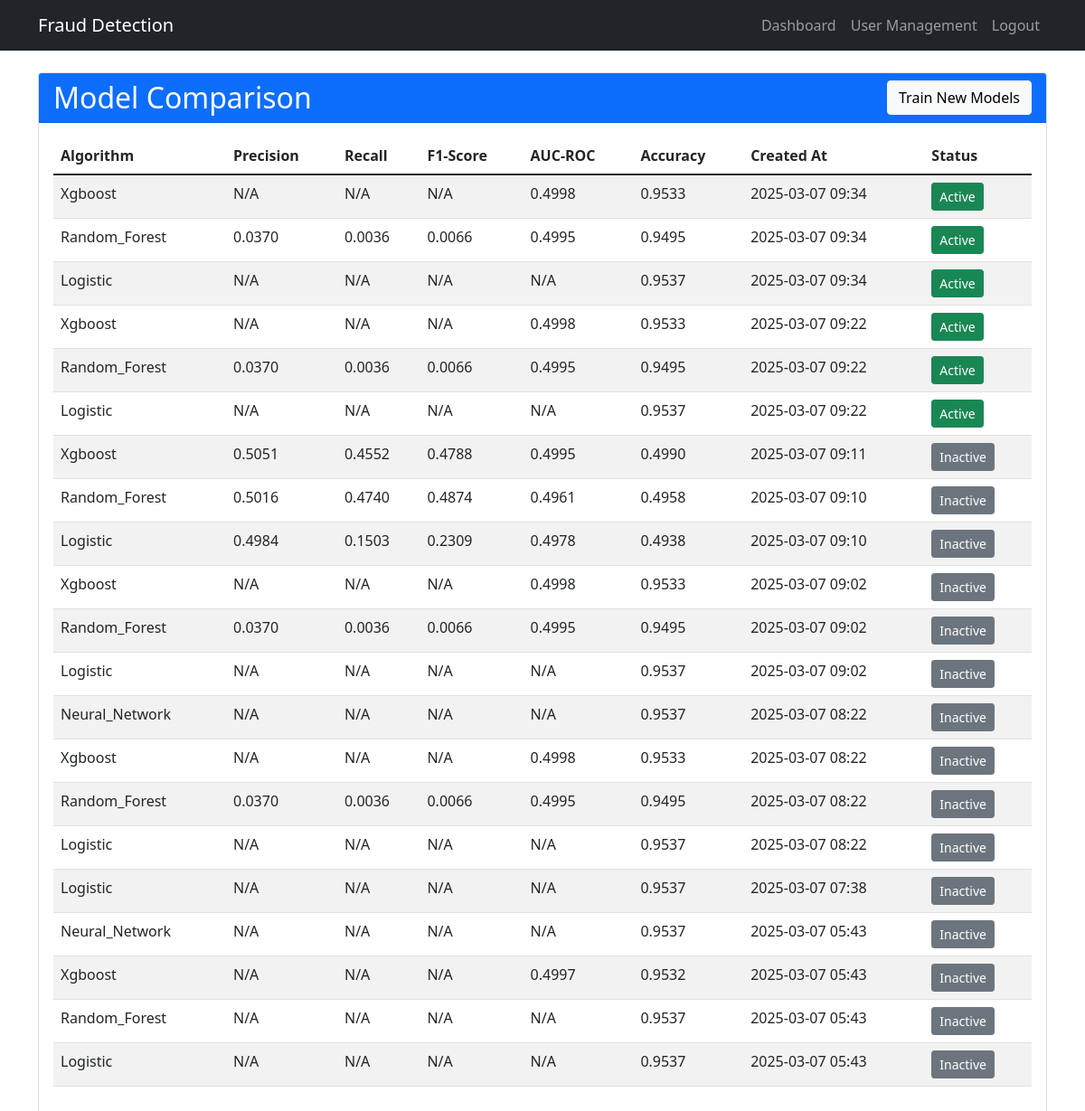
The app's page /model-comparison/ (signed in) with its own data.
### fraud_detection/models.py (models this page shows, shortened)
class TrainedModel(models.Model):
    name = models.CharField(max_length=100)
    algorithm = models.CharField(max_length=100)
    precision = models.FloatField()
    recall = models.FloatField()
    f1_score = models.FloatField()
    auc_roc = models.FloatField()
    accuracy = models.FloatField()
    created_at = models.DateTimeField(default=timezone.now)
    is_active = models.BooleanField(default=False)
    model_file = models.FileField(upload_to='models/')
    preprocessor_file = models.FileField(upload_to='models/', null=True, blank=True)

### fraud_detection/views.py (the view)
# urls.py: path('model-comparison/', views.model_comparison, name='model_comparison'),
@staff_member_required
def model_comparison(request):
    models = TrainedModel.objects.all().order_by('-created_at')
    return render(request, 'fraud_detection/model_comparison.html', {'models': models})

### fraud_detection/templates/fraud_detection/model_comparison.html (shortened to what this page needs)
{% extends 'base.html' %}
{% load static %}
{% block content %}
<div class="container mt-4">
    <div class="card">
        <div class="card-header bg-primary text-white d-flex justify-content-between align-items-center">
            <h2 class="mb-0">Model Comparison</h2>
            <a href="{% url 'train_model' %}" class="btn btn-light">Train New Models</a>
        </div>
        <div class="card-body">
            <div class="table-responsive">
                <table class="table table-striped table-hover">
                    <thead>
                        <tr>
                            <th>Algorithm</th>
                            <th>Precision</th>
                            <th>Recall</th>
                            <th>F1-Score</th>
                            <th>AUC-ROC</th>
                            <th>Accuracy</th>
                            <th>Created At</th>
                            <th>Status</th>
                        </tr>
                    </thead>
                    <tbody>
                        {% for model in models %}
                        <tr>
                            <td>{{ model.algorithm|title }}</td>
                            <td>{% if model.precision == 0 %}N/A{% else %}{{ model.precision|floatformat:4 }}{% endif %}</td>
                            <td>{% if model.recall == 0 %}N/A{% else %}{{ model.recall|floatformat:4 }}{% endif %}</td>
                            <td>{% if model.f1_score == 0 %}N/A{% else %}{{ model.f1_score|floatformat:4 }}{% endif %}</td>
                            <td>{% if model.auc_roc == 0.5 %}N/A{% else %}{{ model.auc_roc|floatformat:4 }}{% endif %}</td>
                            <td>{% if model.accuracy == 0 %}N/A{% else %}{{ model.accuracy|floatformat:4 }}{% endif %}</td>
                            <td>{{ model.created_at|date:"Y-m-d H:i" }}</td>
                            <td>
                                <button class="btn btn-sm model-status-toggle {% if model.is_active %}btn-success{% else %}btn-secondary{% endif %}"
                                        data-model-id="{{ model.id }}"
                                        data-active="{{ model.is_active|lower }}">
                                    {% if model.is_active %}Active{% else %}Inactive{% endif %}
                                </button>
                            </td>
                        </tr>
                        {% empty %}
                        <tr>
                            <td colspan="8" class="text-center">No models trained yet</td>
                        </tr>
                        {% endfor %}
                    </tbody>
                </table>
            </div>
        </div>
    </div>
</div>
{% endblock %}

### fraud_detection/templates/base.html (shortened to what this page needs)
<!DOCTYPE html>
<html lang="en">
<head>
    <link href="https://cdn.jsdelivr.net/npm/bootstrap@5.1.3/dist/css/bootstrap.min.css" rel="stylesheet">
</head>
<body>
    <nav class="navbar navbar-expand-lg navbar-dark bg-dark">
        <div class="container">
            <a class="navbar-brand" href="/">Fraud Detection</a>
            <div class="collapse navbar-collapse" id="navbarNav">
                <ul class="navbar-nav ms-auto">
                    {% if user.is_authenticated %}
                    <li class="nav-item">
                        <a class="nav-link" href="{% url 'dashboard' %}">Dashboard</a>
                    </li>
                    {% if user.is_staff %}
                    <li class="nav-item">
                        <a class="nav-link" href="{% url 'user_management' %}">User Management</a>
                    </li>
                    {% endif %}
                    <li class="nav-item">
                        <a class="nav-link" href="{% url 'logout' %}" onclick="return confirm('Are you sure you want to logout?')">Logout</a>
                    </li>
                    {% endif %}
                </ul>
            </div>
        </div>
    </nav>
    {% block content %}
    {% endblock %}
</body>
</html>

### records on screen
TrainedModel: algorithm "Xgboost", precision "N/A", recall "N/A", f1_score "N/A", auc_roc "0.4998", accuracy "0.9533", created_at "2025-03-07 09:34", is_active "Active"
TrainedModel: algorithm "Random_Forest", precision "0.0370", recall "0.0036", f1_score "0.0066", auc_roc "0.4995", accuracy "0.9495", created_at "2025-03-07 09:34", is_active "Active"
TrainedModel: algorithm "Logistic", precision "N/A", recall "N/A", f1_score "N/A", auc_roc "N/A", accuracy "0.9537", created_at "2025-03-07 09:34", is_active "Active"
TrainedModel: algorithm "Xgboost", precision "N/A", recall "N/A", f1_score "N/A", auc_roc "0.4998", accuracy "0.9533", created_at "2025-03-07 09:22", is_active "Active"
TrainedModel: algorithm "Random_Forest", precision "0.0370", recall "0.0036", f1_score "0.0066", auc_roc "0.4995", accuracy "0.9495", created_at "2025-03-07 09:22", is_active "Active"
TrainedModel: algorithm "Logistic", precision "N/A", recall "N/A", f1_score "N/A", auc_roc "N/A", accuracy "0.9537", created_at "2025-03-07 09:22", is_active "Active"
TrainedModel: algorithm "Xgboost", precision "0.5051", recall "0.4552", f1_score "0.4788", auc_roc "0.4995", accuracy "0.4990", created_at "2025-03-07 09:11", is_active "Inactive"
TrainedModel: algorithm "Random_Forest", precision "0.5016", recall "0.4740", f1_score "0.4874", auc_roc "0.4961", accuracy "0.4958", created_at "2025-03-07 09:10", is_active "Inactive"
TrainedModel: algorithm "Logistic", precision "0.4984", recall "0.1503", f1_score "0.2309", auc_roc "0.4978", accuracy "0.4938", created_at "2025-03-07 09:10", is_active "Inactive"
TrainedModel: algorithm "Xgboost", precision "N/A", recall "N/A", f1_score "N/A", auc_roc "0.4998", accuracy "0.9533", created_at "2025-03-07 09:02", is_active "Inactive"
TrainedModel: algorithm "Random_Forest", precision "0.0370", recall "0.0036", f1_score "0.0066", auc_roc "0.4995", accuracy "0.9495", created_at "2025-03-07 09:02", is_active "Inactive"
TrainedModel: algorithm "Logistic", precision "N/A", recall "N/A", f1_score "N/A", auc_roc "N/A", accuracy "0.9537", created_at "2025-03-07 09:02", is_active "Inactive"
TrainedModel: algorithm "Neural_Network", precision "N/A", recall "N/A", f1_score "N/A", auc_roc "N/A", accuracy "0.9537", created_at "2025-03-07 08:22", is_active "Inactive"
TrainedModel: algorithm "Xgboost", precision "N/A", recall "N/A", f1_score "N/A", auc_roc "0.4998", accuracy "0.9533", created_at "2025-03-07 08:22", is_active "Inactive"
TrainedModel: algorithm "Random_Forest", precision "0.0370", recall "0.0036", f1_score "0.0066", auc_roc "0.4995", accuracy "0.9495", created_at "2025-03-07 08:22", is_active "Inactive"
TrainedModel: algorithm "Logistic", precision "N/A", recall "N/A", f1_score "N/A", auc_roc "N/A", accuracy "0.9537", created_at "2025-03-07 08:22", is_active "Inactive"
TrainedModel: algorithm "Logistic", precision "N/A", recall "N/A", f1_score "N/A", auc_roc "N/A", accuracy "0.9537", created_at "2025-03-07 07:38", is_active "Inactive"
TrainedModel: algorithm "Neural_Network", precision "N/A", recall "N/A", f1_score "N/A", auc_roc "N/A", accuracy "0.9537", created_at "2025-03-07 05:43", is_active "Inactive"
TrainedModel: algorithm "Xgboost", precision "N/A", recall "N/A", f1_score "N/A", auc_roc "0.4997", accuracy "0.9532", created_at "2025-03-07 05:43", is_active "Inactive"
TrainedModel: algorithm "Random_Forest", precision "N/A", recall "N/A", f1_score "N/A", auc_roc "N/A", accuracy "0.9537", created_at "2025-03-07 05:43", is_active "Inactive"
TrainedModel: algorithm "Logistic", precision "N/A", recall "N/A", f1_score "N/A", auc_roc "N/A", accuracy "0.9537", created_at "2025-03-07 05:43", is_active "Inactive"
